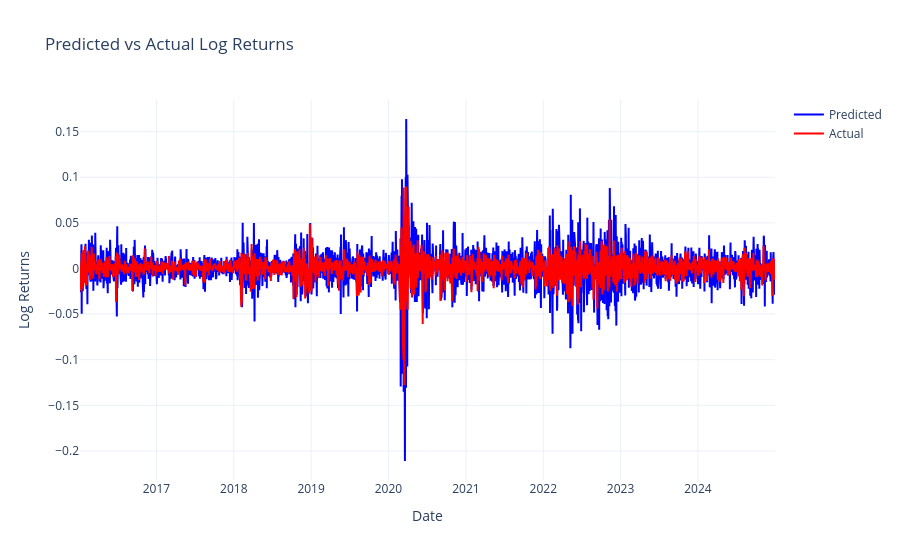

Write notebook code for a chart like this one.
### Code cell
plots.actual_vs_predicted_time_series_plot(
  snp_garch_fbm_var,
  'log_returns',
  'predicted_log_returns',
  'Log Returns'
)

### Figure 1 — Plotly figure (JSON) as saved in the notebook; plotly's stock layout.template omitted (floating-point values rounded to 4 significant figures; data arrays with more than 128 entries replaced by an {"elided": "..."} marker saying what was removed)
{"data": [{"line": {"color": "blue"}, "mode": "lines", "name": "Predicted", "type": "scatter", "x": {"elided": "2261 str values"}, "y": {"elided": "2261 float values"}}, {"line": {"color": "red"}, "mode": "lines", "name": "Actual", "type": "scatter", "x": {"elided": "2261 str values"}, "y": {"elided": "2261 float values"}}], "layout": {"title": {"text": "Predicted vs Actual Log Returns"}, "xaxis": {"title": {"text": "Date"}}, "yaxis": {"title": {"text": "Log Returns"}}}}
